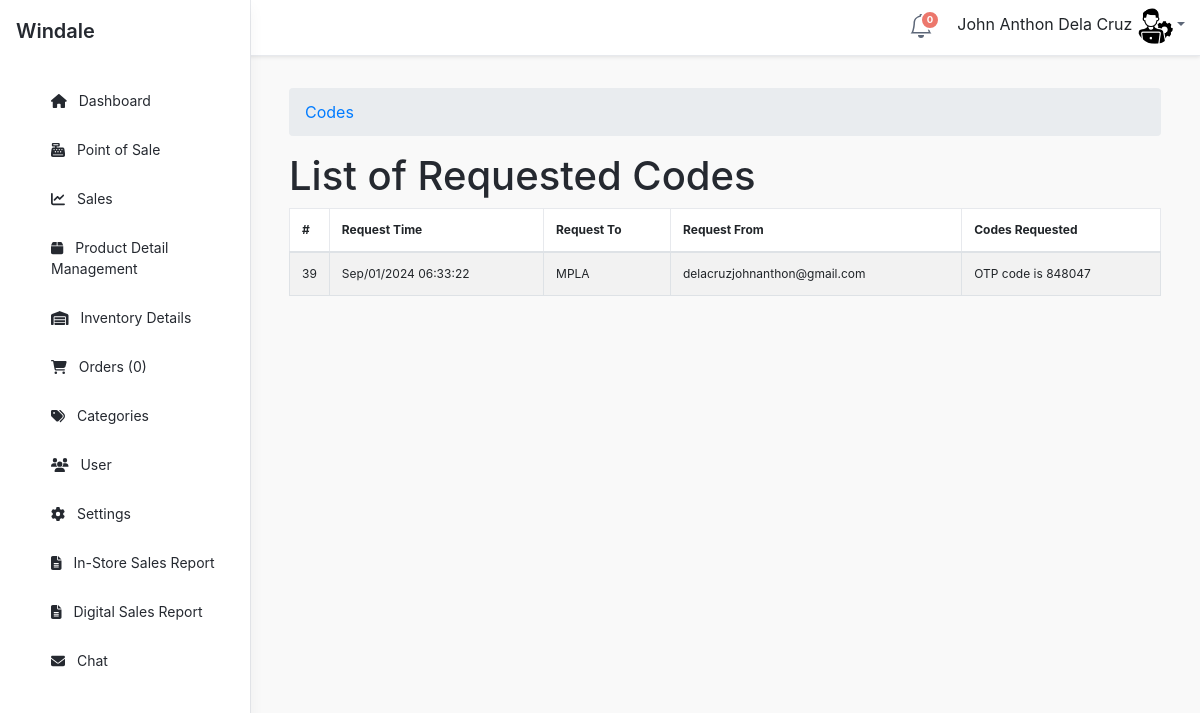
Page /admin/codes/index.php (signed in) on the committed database.
### tables this page shows
CREATE TABLE `messagein` (
  `Id` int(11) NOT NULL,
  `SendTime` timestamp NOT NULL DEFAULT current_timestamp() ON UPDATE current_timestamp(),
  `ReceiveTime` timestamp NOT NULL DEFAULT current_timestamp() ON UPDATE current_timestamp(),
  `MessageFrom` varchar(80) DEFAULT NULL,
  `MessageTo` varchar(80) DEFAULT NULL,
  `SMSC` varchar(80) DEFAULT NULL,
  `MessageText` text DEFAULT NULL,
  `MessageType` varchar(80) DEFAULT NULL,
  `MessageParts` int(11) DEFAULT NULL,
  `MessagePDU` text DEFAULT NULL,
  `Gateway` varchar(80) DEFAULT NULL,
  `UserId` varchar(80) DEFAULT NULL
);

### admin/codes/index.php (called while the page is built, shortened)
<?php
require_once ("../theme/templates.php");
?>

### include/database.php (called while the page is built, shortened)
<?php
class Database {
	var $sql_string = '';
	private $conn;
	public function open_connection() {
		$this->conn = mysqli_connect(server,user,pass);
		if(!$this->conn){
			echo "Problem in database connection! Contact administrator!";
			exit();
		}else{
			$db_select = mysqli_select_db($this->conn,database_name);
		}
	}
	function setQuery($sql='') {
		$this->sql_string=$sql;
	}
	function executeQuery() {
		$result = mysqli_query($this->conn, $this->sql_string);
		return $this->confirm_query($result);
	}
	private function confirm_query($result) {
		return $result;
	}
	function loadResultList( $key='' ) {
		$cur = $this->executeQuery();
		$array = array();
		while ($row = mysqli_fetch_object($cur)) {
			if ($key) {
				$array[$row->$key] = $row;
			} else {
				$array[] = $row;
			}
		}
		return $array;
	}
}
$mydb = new Database();
?>

### admin/codes/list.php (the view, shortened to what this page needs)
<div class="row">
       	 <div class="col-lg-12">
            <h1 class="page-header">List of Requested Codes</h1>
       		</div>
   		 </div>
	 		    <form action="controller.php?action=delete" Method="POST">
			      <div class="table-responsive">
				<table id="dash-table" class="table table-striped table-bordered table-hover" style="font-size:12px" cellspacing="0">
				  <thead>
				  	<tr>
				  		<th>#</th>
						<th>Request Time</th>
				  		<th>
				  		 Request To</th>
				  		<th>Request From</th>
						<th>Codes Requested</th>
				  	</tr>
				  </thead>
				  <tbody>
				  	<?php
				  		$mydb->setQuery("SELECT *
											FROM  `messagein` ORDER BY `Id` desc ");
				  		$cur = $mydb->loadResultList();
						foreach ($cur as $result) {
				  		echo '<tr>';
				  	    echo '<td width="3%" align="center">'. $result->Id.'</td>';
						  echo '<td>' . date_format(date_create($result->ReceiveTime),"M/d/Y h:i:s ").'</td>';
				  		echo '<td>' . $result->MessageFrom.'</td>';
				  		echo '<td>'. $result->MessageTo.'</td>';
						echo '<td>'. $result->MessageText.'</td>';
				  		echo '</tr>';
				  	}
				  	?>
				  </tbody>
				</table>
			</div>
				</form>
</div>

### rows in the picture
messagein: Id "39", ReceiveTime "Sep/01/2024 06:33:22", MessageFrom "MPLA", MessageTo "delacruzjohnanthon@gmail.com", MessageText "OTP code is 848047"

### other values in the picture
$notificationCount "0"
$_SESSION['U_NAME'] "John Anthon Dela Cruz"
$res "0"
$title "Codes"
